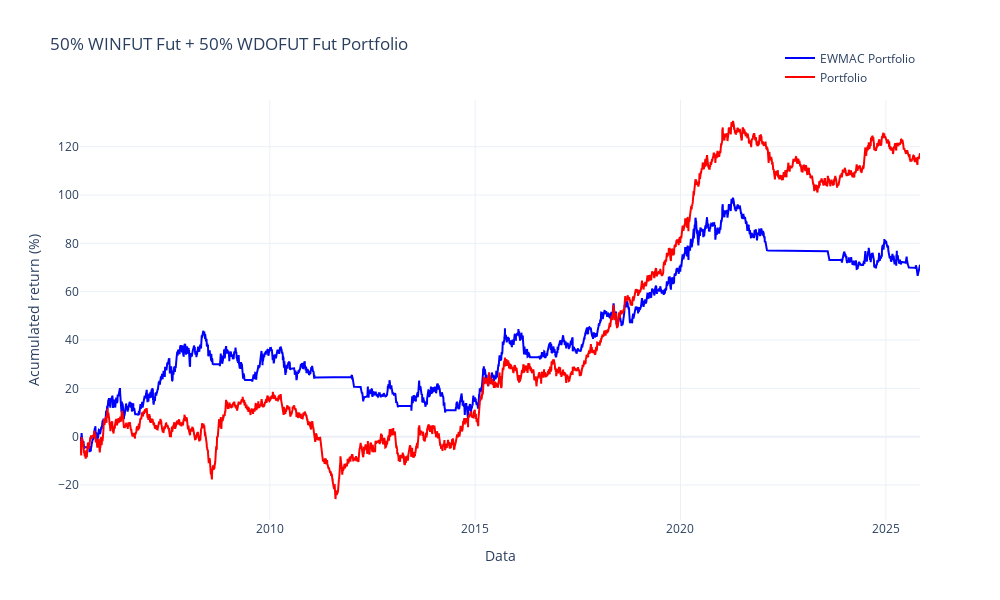

The code cell stored with this chart in its notebook:
### Code cell
# --- Plot retorno acumulado
fig = go.Figure()

fig.add_trace(
    go.Scatter(
        x=br_port_filter_return.index,
        y=br_port_filter_return.cumsum()*100,
        name="EWMAC Portfolio",
        line=dict(color="blue"),
    )
)

fig.add_trace(
    go.Scatter(
        x=br_port_return.index,
        y=br_port_return.cumsum()*100,
        name="Portfolio",
        line=dict(color="red"),
    )
)



fig.update_layout(
    title="50% WINFUT Fut + 50% WDOFUT Fut Portfolio",
    xaxis_title="Data",
    yaxis_title="Acumulated return (%)",
    template="plotly_white",
    showlegend=True,
    legend=dict(
        yanchor="bottom",
        y=1.02,
        xanchor="right",
        x=1),
    height=600,
    width=1000,
)

fig.show()

# --- Exibir estatísticas
print("Estatísticas de Desempenho")
print("Estatísticas Portfolio EWMAC na Frequência Anual")
print(calculate_stats(br_port_filter_return,freq=YEAR))
print("================================")
print("Estatísticas Portfolio sem EWMAC na Frequência Anual")
print(calculate_stats(br_port_return, freq=YEAR))

### Figure 1 — Plotly figure (JSON) as saved in the notebook; plotly's stock layout.template omitted (floating-point values rounded to 4 significant figures; data arrays with more than 128 entries replaced by an {"elided": "..."} marker saying what was removed)
{"data": [{"line": {"color": "blue"}, "name": "EWMAC Portfolio", "type": "scatter", "x": {"elided": "5070 str values"}, "y": {"elided": "5070 float values"}}, {"line": {"color": "red"}, "name": "Portfolio", "type": "scatter", "x": {"elided": "5069 str values"}, "y": {"elided": "5069 float values"}}], "layout": {"height": 600, "legend": {"x": 1, "xanchor": "right", "y": 1.02, "yanchor": "bottom"}, "showlegend": true, "title": {"text": "50% WINFUT Fut + 50% WDOFUT Fut Portfolio"}, "width": 1000, "xaxis": {"title": {"text": "Data"}}, "yaxis": {"title": {"text": "Acumulated return (%)"}}}}
